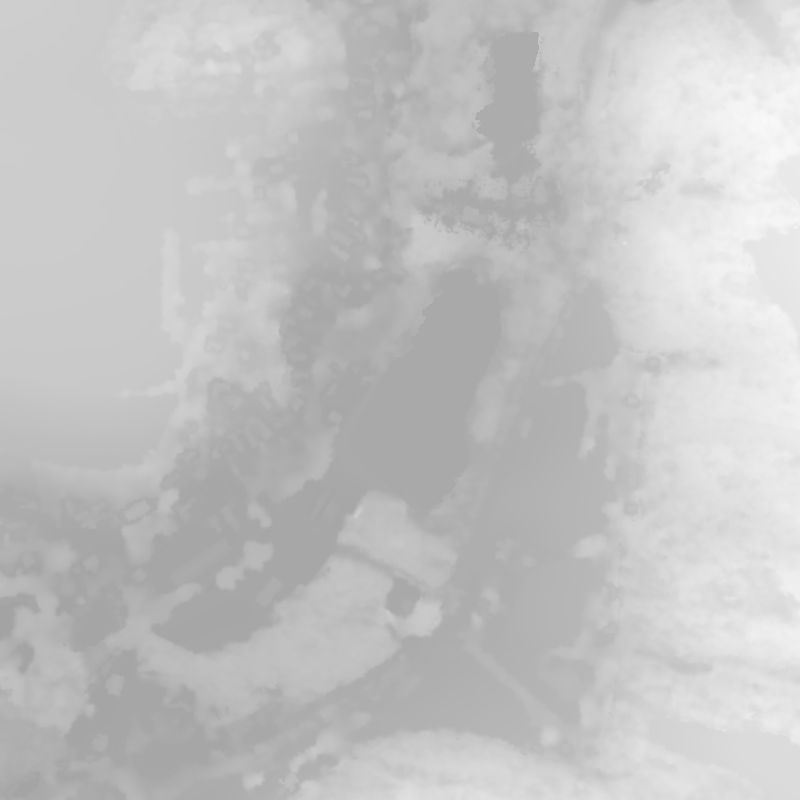
#> input picture projects/mcr-2026-dron/data/dsm_core_1m_render.tif, 800 x 800 px, found by its file name; the run also reads 1 picture not shown here
$ python sun_estimate.py
#> lines starting #> are read from the running program, lines starting #| are printed output that depends on the picture; after the words box and inside, x2 and y2 are one past the last pixel; in counts of white or black regions, pixels touching at a corner belong together; pictures that were not available may be replaced by others from this repository, and a replacement may not be noted
# Estimate sun azimuth/elevation of the ortho by matching DSM-cast shadows with dark ortho pixels.
import numpy as np, tifffile
from PIL import Image
from scipy import ndimage as ndi
Image.MAX_IMAGE_PIXELS=None
D='/home/user/Clipcreator/projects/mcr-2026-sponzori/drone/data/'
dsm=tifffile.imread(D+'dsm_core_1m_render.tif').astype(np.float64)
#> dsm: shape (800, 800) float64; min 163.5, max 249.2, mean 195
ort=np.asarray(Image.open(D+'orto_core_4096.jpg').convert('RGB').resize((800,800),Image.BOX)).astype(np.float64)/255
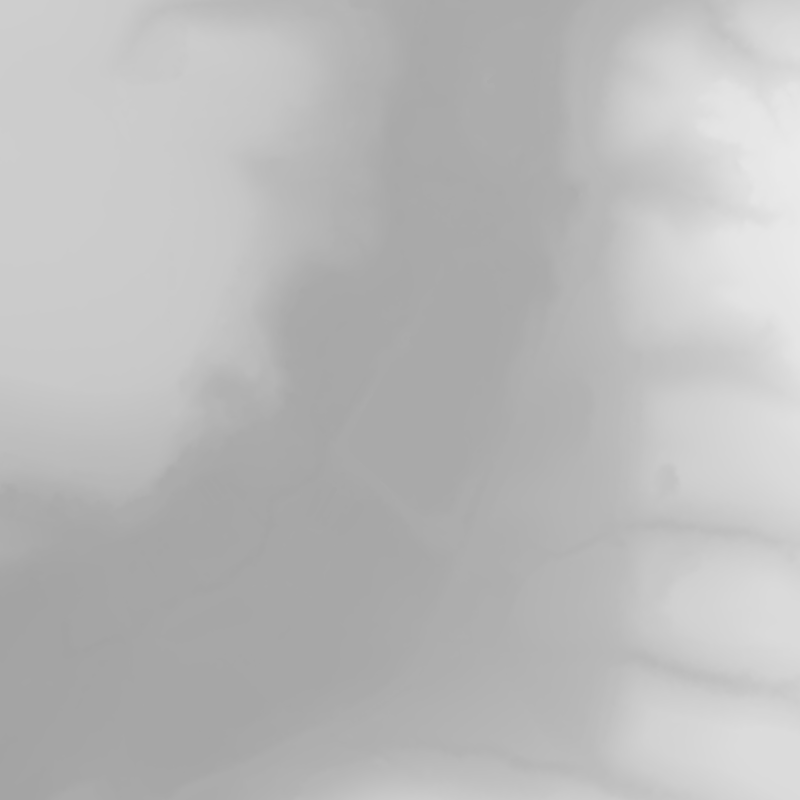
#> ort: shape (800, 800, 3) float64; min 0.635, max 0.918, mean 0.731
lum=0.2126*ort[...,0]+0.7152*ort[...,1]+0.0722*ort[...,2]
water=np.asarray(Image.open(D+'water_mask_1m.png'))>20
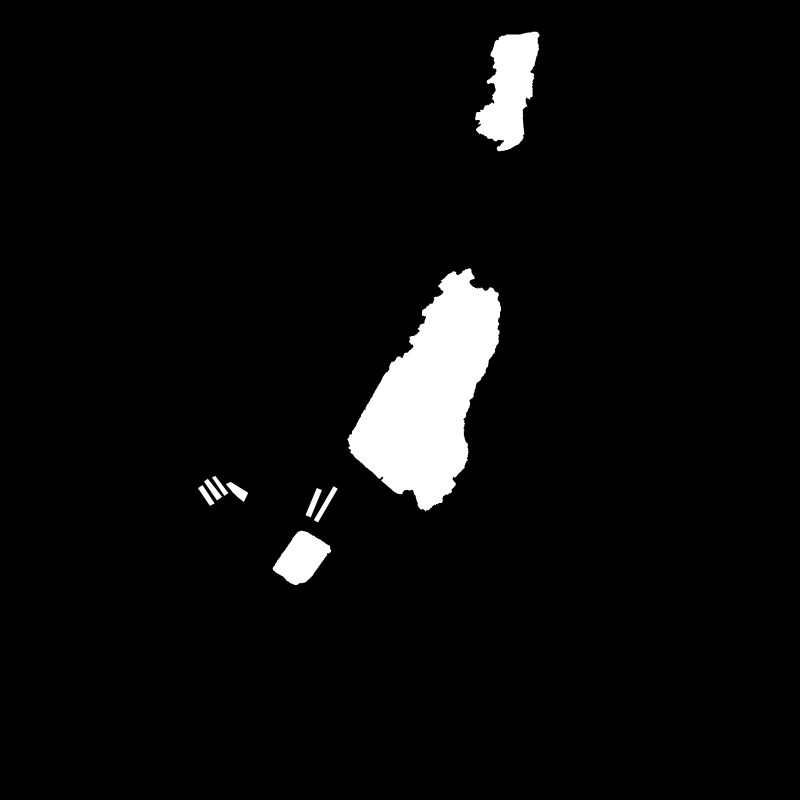
#> input picture projects/mcr-2026-dron/data/water_mask_1m.png, 800 x 800 px, found by its file name
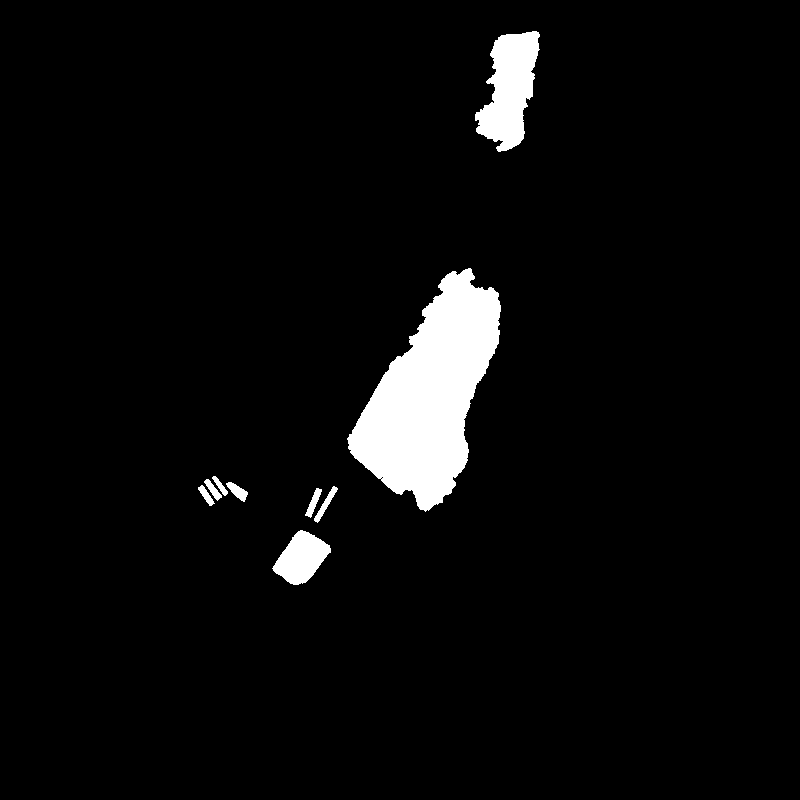
#> water: shape (800, 800) bool; 4.3% white; 9 white regions, largest, box (x1, y1, x2, y2) and area: (347, 268, 501, 512) 19890, (475, 31, 540, 152) 4744, (272, 530, 331, 585) 1923
def shadow(az,el,steps=50):
    # az: compass bearing of sun (deg, from N clockwise), el elevation deg. grid row0=north, 1 m px
    dx=np.sin(np.radians(az)); dy=-np.cos(np.radians(az))  # toward sun in (col,row)
    t=np.tan(np.radians(el))
    H,W=dsm.shape; rr,cc=np.mgrid[0:H,0:W].astype(np.float64)
    sh=np.zeros_like(dsm,bool)
    for s in range(1,steps):
        r=rr+dy*s; c=cc+dx*s
        h=ndi.map_coordinates(dsm,[r,c],order=1,mode='nearest')
        sh|= h > dsm + s*t + 0.3
    return sh
dark = lum < np.percentile(lum[~water],18)
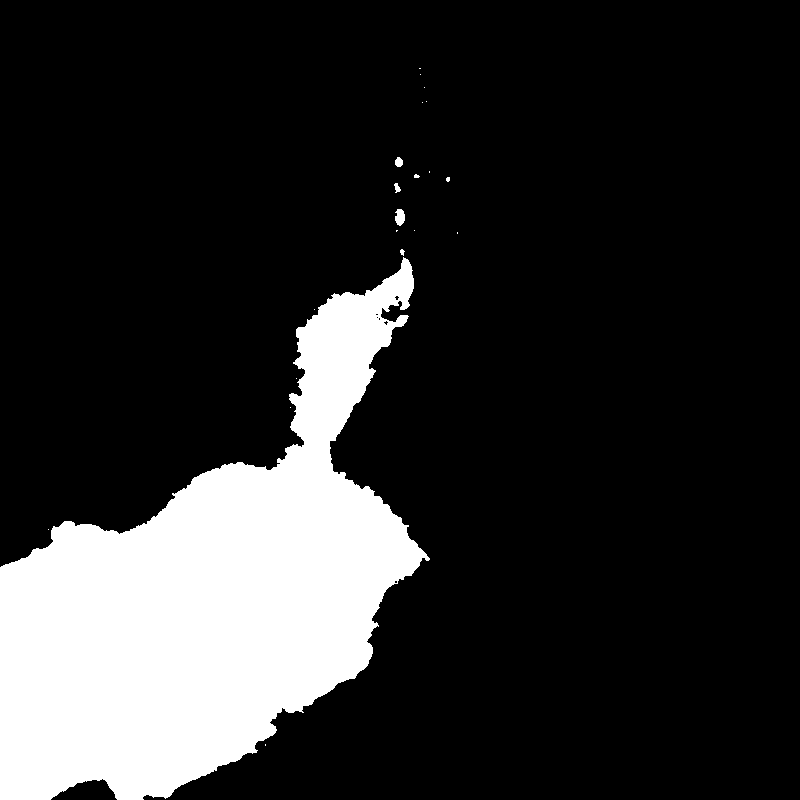
#> dark: shape (800, 800) bool; 17.6% white; 21 white regions (16 under 20 px), largest, box (x1, y1, x2, y2) and area: (0, 257, 430, 800) 112451, (395, 209, 405, 226) 130, (395, 157, 403, 167) 63, (394, 183, 401, 193) 42, (400, 249, 405, 256) 22
valid=~water
best=[]
for az in range(200,301,15):
    for el in (30,40,50):
#> (the run stopped early here; a loop or call above may not have finished)
